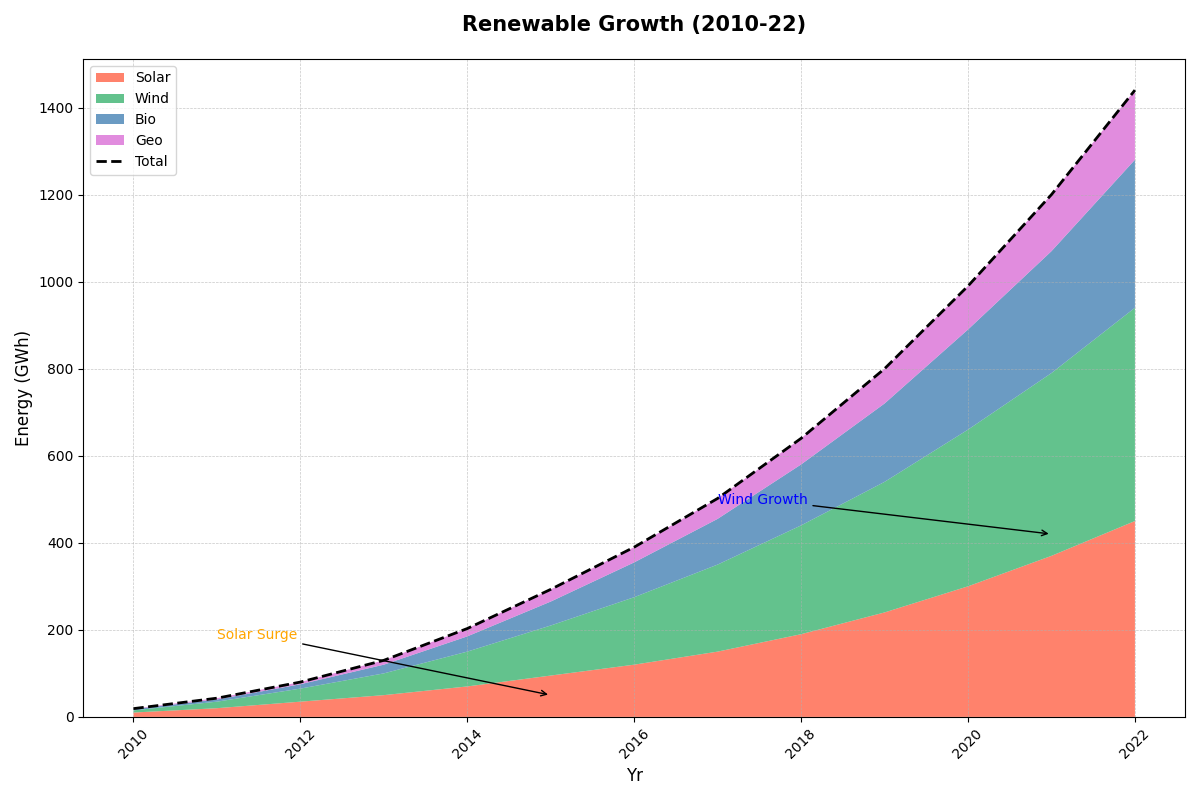

Recreate this plot in Python.
import matplotlib.pyplot as plt
import numpy as np

years = np.arange(2010, 2023)

solar_energy = np.array([10, 20, 35, 50, 70, 95, 120, 150, 190, 240, 300, 370, 450])
wind_energy = np.array([5, 15, 30, 50, 80, 115, 155, 200, 250, 300, 360, 420, 490])
biomass_energy = np.array([3, 5, 10, 20, 35, 55, 80, 105, 140, 180, 230, 280, 340])
geothermal_energy = np.array([1, 3, 5, 10, 18, 28, 35, 47, 60, 80, 100, 130, 160])

energy_data = np.vstack([solar_energy, wind_energy, biomass_energy, geothermal_energy])
total_energy = solar_energy + wind_energy + biomass_energy + geothermal_energy

fig, ax = plt.subplots(figsize=(12, 8))
colors = ['#FF6347', '#3CB371', '#4682B4', '#DA70D6']  # Changed color set

ax.stackplot(years, energy_data, labels=['Solar', 'Wind', 'Bio', 'Geo'], colors=colors, alpha=0.8)

ax.plot(years, total_energy, color='black', linestyle='--', linewidth=2, label='Total')

ax.set_title('Renewable Growth (2010-22)', fontsize=15, weight='bold', pad=20)
ax.set_xlabel('Yr', fontsize=12)
ax.set_ylabel('Energy (GWh)', fontsize=12)

ax.legend(loc='upper left', fontsize=10)

ax.grid(True, linestyle='--', linewidth=0.5, alpha=0.7)

plt.xticks(rotation=45)

ax.annotate('Solar Surge', xy=(2015, 50), xytext=(2011, 180),
            arrowprops=dict(facecolor='yellow', arrowstyle='->'),
            fontsize=10, color='orange')

ax.annotate('Wind Growth', xy=(2021, 420), xytext=(2017, 490),
            arrowprops=dict(facecolor='blue', arrowstyle='->'),
            fontsize=10, color='blue')

plt.tight_layout()

plt.show()
